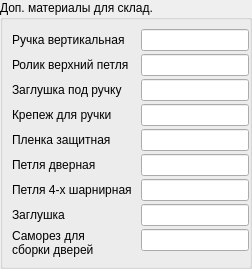
             <widget class="QGroupBox" name="groupBox_12">
              <property name="sizePolicy">
               <sizepolicy hsizetype="Preferred" vsizetype="Maximum">
                <horstretch>0</horstretch>
                <verstretch>0</verstretch>
               </sizepolicy>
              </property>
              <property name="title">
               <string>Доп. материалы для склад.</string>
              </property>
              <layout class="QFormLayout" name="formLayout_8">
               <property name="horizontalSpacing">
                <number>9</number>
               </property>
               <property name="verticalSpacing">
                <number>3</number>
               </property>
               <property name="leftMargin">
                <number>9</number>
               </property>
               <property name="topMargin">
                <number>9</number>
               </property>
               <property name="rightMargin">
                <number>0</number>
               </property>
               <property name="bottomMargin">
                <number>9</number>
               </property>
               <item row="0" column="0">
                <widget class="QLabel" name="vertical_hand">
                 <property name="text">
                  <string>Ручка вертикальная</string>
                 </property>
                </widget>
               </item>
               <item row="0" column="1">
                <widget class="QLineEdit" name="inp_vertical_hand"/>
               </item>
               <item row="1" column="0">
                <widget class="QLabel" name="rolic_up">
                 <property name="text">
                  <string>Ролик верхний петля</string>
                 </property>
                </widget>
               </item>
               <item row="1" column="1">
                <widget class="QLineEdit" name="inp_rolic"/>
               </item>
               <item row="2" column="0">
                <widget class="QLabel" name="plug_under_hand">
                 <property name="text">
                  <string>Заглушка под ручку</string>
                 </property>
                </widget>
               </item>
               <item row="2" column="1">
                <widget class="QLineEdit" name="inp_plug_under_hand"/>
               </item>
               <item row="3" column="0">
                <widget class="QLabel" name="hand_fasteners">
                 <property name="text">
                  <string>Крепеж для ручки</string>
                 </property>
                </widget>
               </item>
               <item row="3" column="1">
                <widget class="QLineEdit" name="inp_hand_fasteners"/>
               </item>
               <item row="4" column="0">
                <widget class="QLabel" name="def_tape_stok">
                 <property name="text">
                  <string>Пленка защитная</string>
                 </property>
                </widget>
               </item>
               <item row="4" column="1">
                <widget class="QLineEdit" name="inp_def_tape_stok"/>
               </item>
               <item row="5" column="0">
                <widget class="QLabel" name="door_loop">
                 <property name="text">
                  <string>Петля дверная</string>
                 </property>
                </widget>
               </item>
               <item row="5" column="1">
                <widget class="QLineEdit" name="inp_door_loop"/>
               </item>
               <item row="6" column="0">
                <widget class="QLabel" name="loop_4">
                 <property name="text">
                  <string>Петля 4-х шарнирная</string>
                 </property>
                </widget>
               </item>
               <item row="6" column="1">
                <widget class="QLineEdit" name="inp_loop_4"/>
               </item>
               <item row="7" column="0">
                <widget class="QLabel" name="plug_stok">
                 <property name="text">
                  <string>Заглушка</string>
                 </property>
                </widget>
               </item>
               <item row="7" column="1">
                <widget class="QLineEdit" name="inp_plug_stok"/>
               </item>
               <item row="8" column="0">
                <widget class="QLabel" name="pin_to_door_stok">
                 <property name="text">
                  <string>Саморез для
сборки дверей</string>
                 </property>
                </widget>
               </item>
               <item row="8" column="1">
                <widget class="QLineEdit" name="inp_pin_to_door_stok"/>
               </item>
              </layout>
             </widget>
